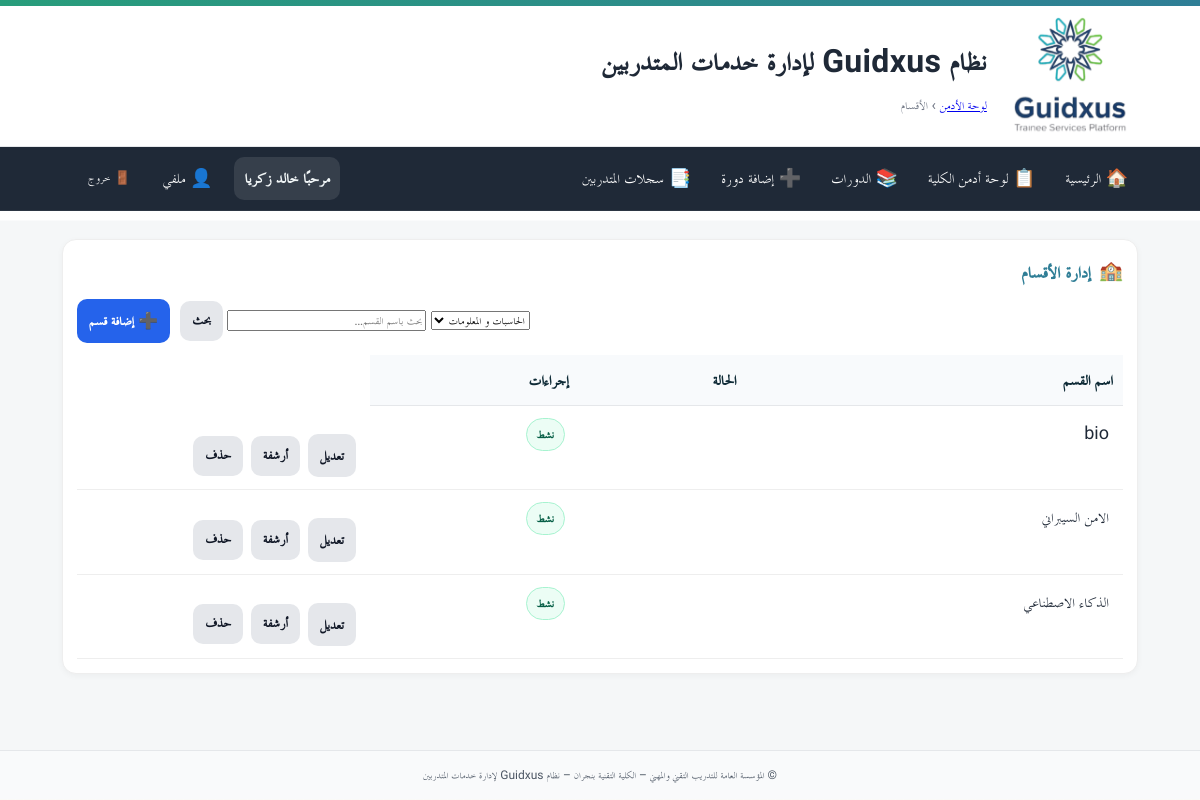
The page /admin/departments/ (signed in) on the database its author committed.
### app/models.py (models this page shows)
class User(Base):
    __tablename__ = "users"
    id = Column(Integer, primary_key=True, autoincrement=True)
    full_name = Column(String(255), nullable=False)
    username = Column(String(100), unique=True, nullable=False, index=True)
    password_hash = Column(String(255), nullable=False)
    is_admin = Column(Boolean, default=False, nullable=False)   # سوبر أدمن (صلاحيات كاملة)
    is_college_admin = Column(Boolean, default=False, nullable=False)  # أدمن كلية (صلاحيات في نطاق كلية واحدة)
    college_admin_college = Column(String(255), nullable=True)  # الكلية التي يديرها أدمن الكلية
    is_hod = Column(Boolean, default=False, nullable=False)      # رئيس قسم؟
    is_doc = Column(Boolean, default=False, nullable=False)      # 👈 طبيب الكلية (جديد)
    doctor_college = Column(String(255), nullable=True)          # الكلية التي يعمل فيها الطبيب
    hod_college = Column(String(255), nullable=True)             # كلية رئيس القسم (إن وُجد)
    is_active = Column(Boolean, default=True, nullable=False)
    must_change_password = Column(Boolean, default=True, nullable=False)  # يجب تغيير كلمة المرور عند أول دخول
    created_at = Column(DateTime, server_default=func.now(), nullable=False)
    updated_at = Column(DateTime, onupdate=func.now())
    headed_departments = relationship(
        "Department",
        back_populates="head_user",
        foreign_keys="Department.head_user_id",
        lazy="selectin",
    )
    login_logs = relationship(
        "LoginLog",
        back_populates="user",
        cascade="all, delete-orphan",
        passive_deletes=True,
        lazy="selectin",
    )

class Department(Base):
    __tablename__ = "departments"
    id = Column(Integer, primary_key=True, index=True)
    name = Column(String(255), nullable=False)       # مثال: "تقنية إدارة أنظمة الشبكات - كلية نجران"
    college = Column(String(255), nullable=False)
    is_active = Column(Boolean, nullable=False, default=True)
    head_user_id = Column(Integer, ForeignKey("users.id", ondelete="SET NULL"), nullable=True)
    head_user = relationship(
        "User",
        foreign_keys=[head_user_id],
        back_populates="headed_departments",
        lazy="joined",
    )
    hod_name = Column(String(255), nullable=True)
    created_at = Column(DateTime, server_default=func.now(), nullable=False)
    updated_at = Column(DateTime, server_default=func.now(), onupdate=func.now(), nullable=False)
    __table_args__ = (
        Index("idx_departments_name", "name"),
        Index("idx_departments_college", "college"),
    )

### app/routers/admin_departments.py (the view)
@router.get("")
@router.get("/")
def departments_list(
    request: Request,
    admin=Depends(require_admin),
    db: Session = Depends(get_db),
    college: Optional[str] = None,
    q: Optional[str] = None,
):
    current_user = get_current_user(request, db)
    if current_user and current_user.is_college_admin and current_user.college_admin_college:
        college = normalize(current_user.college_admin_college)
    colleges = get_distinct_colleges(db)
    query = (
        db.query(Department)
        .options(joinedload(Department.head_user))
        .order_by(Department.name.asc())
    )
    if college:
        query = query.filter(
            func.trim(func.replace(Department.college, "  ", " ")) == normalize(college)
        )
    if q:
        like = f"%{q.strip()}%"
        query = query.filter(Department.name.ilike(like))
    deps = query.all()
    return templates.TemplateResponse(
        "admin/departments_list.html",
        {
            "request": request,
            "departments": deps,
            "colleges": colleges,
            "selected_college": college or "",
            "q": q or "",
        },
    )

### app/templates/admin/departments_list.html (shortened to what this page needs)
{% extends "base.html" %}
{% block breadcrumb %}
  <a href="/admin/">لوحة الأدمن</a> › <span>الأقسام</span>
{% endblock %}
{% block content %}
<div class="card">
  <div class="card-head">
    <div class="card-icon">🏫</div>
    <h3>إدارة الأقسام</h3>
  </div>
  <div class="toolbar">
    <form class="grow" method="get" action="/admin/departments">
      <select name="college" onchange="this.form.submit()">
        {% for c in colleges %}
          <option value="{{ c }}" {% if selected_college==c %}selected{% endif %}>{{ c }}</option>
        {% endfor %}
      </select>
      <input type="search" name="q" value="{{ q }}" placeholder="بحث باسم القسم…">
      <button class="btn btn-secondary" type="submit">بحث</button>
    </form>
    <a class="btn btn-primary" href="/admin/departments/new?college={{ selected_college }}">➕ إضافة قسم</a>
  </div>
  <div class="table-wrap">
    <table class="tbl">
      <thead>
        <tr>
          <th style="width:36%">اسم القسم</th>
          <th style="width:16%">الحالة</th>
          <th style="width:20%">إجراءات</th>
        </tr>
      </thead>
      <tbody>
        {% for d in departments %}
        <tr>
          <td>{{ d.name }}</td>
          <td>
          </td>
          <td>
            {% if d.is_active %}
              <span class="badge badge-on">نشط</span>
            {% else %}
              <span class="badge badge-off">مؤرشف</span>
            {% endif %}
          </td>
          <td class="actions">
            <a class="btn btn-secondary" href="/admin/departments/{{ d.id }}/edit">تعديل</a>
            <form method="post" action="/admin/departments/{{ d.id }}/toggle" style="display:inline">
              <button class="btn btn-secondary" type="submit">{{ 'أرشفة' if d.is_active else 'استعادة' }}</button>
            </form>
            <form method="post" action="/admin/departments/{{ d.id }}/delete" style="display:inline" onsubmit="return confirm('سيتم حذف القسم نهائيًا. متابعة؟')">
              <button class="btn btn-secondary" type="submit">حذف</button>
            </form>
          </td>
        </tr>
        {% else %}
        <tr>
          <td colspan="4" class="muted">لا توجد أقسام مطابقة.</td>
        </tr>
        {% endfor %}
      </tbody>
    </table>
  </div>
</div>
{% endblock %}

### app/templates/base.html (shortened to what this page needs)
<!doctype html>
<html lang="ar" dir="rtl">
<head>
  <link rel="stylesheet" href="/static/css/app.css">
  <link rel="stylesheet" href="/static/css/custom.css">
</head>
<body>
  <header class="site-header">
    <div class="topband"></div>
    <div class="header-inner">
      {% if ui_logo_url %}
        <img src="{{ ui_logo_url }}" alt="{{ app_name or 'Logo' }}" class="logo">
      {% else %}
        <img src="/static/images/favicon.ico" alt="{{ app_name or 'Logo' }}" class="logo">
      {% endif %}
      <div class="titles">
        <h1 class="site-title">نظام Guidxus لإدارة خدمات المتدربين</h1>
        <div class="breadcrumb">{% block breadcrumb %}{% endblock %}</div>
      </div>
    </div>
  </header>
  <nav class="main-nav">
    <div class="nav-inner">
      <a href="/">🏠 الرئيسية</a>
      {% set cu = request.session.get('user') %}
      {% set display_name = (cu.get('full_name') if cu and cu.get('full_name') else (cu.get('username') if cu and cu.get('username') else 'مستخدم')) %}
      {% if cu %}
        {% if cu.get('is_college_admin') %}
          <a href="/admin/">📋 لوحة أدمن الكلية</a>
          <a href="/hod/courses">📚 الدورات</a>
          <a href="/hod/courses/new">➕ إضافة دورة</a>
          <a href="/hod/skills-record">📑 سجلات المتدربين</a>
        {% endif %}
        <div class="navbar-right">
          <span class="greeting">مرحبًا {{ display_name }}</span>
          <a href="/profile/" class="btn-link" title="ملفي الشخصي">👤 ملفي</a>
          <form method="post" action="/auth/logout" style="margin:0;">
            <button class="btn-link btn-logout" title="تسجيل الخروج">🚪 خروج</button>
          </form>
        </div>
      {% else %}
        <div class="nav-spacer"></div>
        <a href="/auth/login">🔐 تسجيل الدخول</a>
      {% endif %}
    </div>
  </nav>
  <main class="container">
    {% block content %}{% endblock %}
  </main>
  <footer class="site-footer">
    <div class="container">
      <small>
        {{ ui_footer or "© المؤسسة العامة للتدريب التقني والمهني – الكلية التقنية بنجران – نظام Guidxus لإدارة خدمات المتدربين" }}
      </small>
    </div>
  </footer>
</body>
</html>

### app/static/css/app.css (style rules this page uses)
:root { --tvtc-green-1:#7EC6A4; --tvtc-green-2:#289D7B; --tvtc-blue-1:#6BB6C8; --tvtc-blue-2:#2F7E96; --tvtc-gray-1:#F5F7F8; --tvtc-gray-2:#E5E7EA; --tvtc-gray-3:#6B7280; --tvtc-black:#1F2937; --tvtc-ivory:#FAFAF7; }
* { box-sizing:border-box; font-family:"Cairo","TraditionalArabicCustom","MajallaCustom","Noto Kufi Arabic","Segoe UI",Arial,sans-serif; }
body { margin:0; background:linear-gradient(180deg,var(--tvtc-ivory),#fff 220px,var(--tvtc-gray-1) 221px); color:var(--tvtc-black); font-size:18px; line-height:1.7; }
.container { max-width:1100px; margin-inline:auto; padding:16px; }
.site-header { background:#fff; border-bottom:1px solid var(--tvtc-gray-2); }
.header-inner { display:flex; align-items:center; gap:16px; padding-block:12px; }
.logo { height:56px; width:auto; filter: drop-shadow(0 1px 0 rgba(0,0,0,.05)); }
.site-title { margin:0; color:var(--tvtc-blue-2); font-weight:700; letter-spacing:.3px; }
.breadcrumb { color:var(--tvtc-gray-3); font-size:.9rem; }
.topband { height:6px; background:linear-gradient(90deg,var(--tvtc-green-2),var(--tvtc-blue-2)); }
.site-footer { margin-top:40px; background:#fff; border-top:1px solid var(--tvtc-gray-2); padding:16px; color:var(--tvtc-gray-3); text-align:center; }
.card { background:#fff; border:1px solid var(--tvtc-gray-2); border-radius:12px; padding:16px; margin-block:12px; box-shadow:0 2px 6px rgba(0,0,0,.04); }
.card-head { display:flex; align-items:center; gap:10px; margin-bottom:8px; }
.card-head h3 { margin:0; font-weight:800; color:var(--tvtc-blue-2); }
.card-icon { font-size:1.1rem; opacity:.9; }
.actions { display:flex; gap:12px; justify-content:flex-start; margin-top:16px; }
.btn { display:inline-block; padding:12px 18px; border-radius:10px; border:1px solid transparent; text-decoration:none; font-weight:800; font-size:1rem; cursor:pointer; }
.btn-primary { background:var(--tvtc-blue-2); color:#fff; }
.btn-secondary { background:#fff; color:var(--tvtc-blue-2); border-color:var(--tvtc-blue-2); }
.table-wrap { overflow:auto; }
table.tbl { width:100%; border-collapse:separate; border-spacing:0 8px; }
table.tbl thead th { background:#f8fafc; color:#0f2b37; padding:10px; font-weight:800; text-align:right; border-bottom:1px solid var(--tvtc-gray-2); }
table.tbl tbody tr { background:#fff; border:1px solid var(--tvtc-gray-2); }
table.tbl td { padding:10px; vertical-align:top; }
.badge { display:inline-block; padding:4px 8px; border-radius:999px; font-size:.85rem; font-weight:800; }
.main-nav { background: #1f2937; color: #fff; border-bottom: 1px solid rgba(255,255,255,.06); }
.main-nav .nav-inner { display: flex; gap: 10px; align-items: center; padding: 10px 12px; max-width: 1100px; margin: 0 auto; }
.main-nav a { color:#fff; text-decoration:none; padding:6px 10px; border-radius:8px; }
.main-nav form { margin-inline-start: auto; }
.btn-link { background: transparent; color: #fff; border: 0; cursor: pointer; padding: 6px 10px; border-radius: 8px; }

### app/static/css/custom.css (style rules this page uses)
.nav-inner a { display: inline-flex; align-items: center; gap: 6px; color: #fff; text-decoration: none; padding: 6px 10px; border-radius: 8px; }
.nav-inner .btn-link { display: inline-flex; align-items: center; gap: 6px; background: transparent; color: #fff; border: 0; cursor: pointer; padding: 6px 10px; border-radius: 8px; }
.navbar-right { display: flex; align-items: center; gap: 12px; }
.greeting { font-weight: 700; color: #f0f5f6; background: rgba(255, 255, 255, 0.10); padding: 6px 10px; border-radius: 10px; }
.btn-logout { margin-left: 40px; }
.btn-logout { margin-left: 16px; }
.card { background: #fff; border: 1px solid #eee; border-radius: 14px; padding: 14px; margin-bottom: 12px; }
.card-head { display: flex; align-items: center; gap: 8px; margin-bottom: 10px; }
.card-icon { font-size: 1.2rem; }
.actions { display: flex; gap: 8px; align-items: center; }
.btn { padding: 8px 12px; border-radius: 10px; border: 0; cursor: pointer; }
.btn-primary { background: #2563eb; color: #fff; }
.btn-secondary { background: #e5e7eb; color: #111827; }
.site-footer { background: #f9fafb; padding: 12px 0; text-align: center; font-size: .9rem; color: #4b5563; }

### rows shown on the page
User: full_name "خالد زكريا"
Department: name "bio", shows "نشط", is_active "أرشفة"
Department: name "الامن السيبراني", shows "نشط", is_active "أرشفة"
Department: name "الذكاء الاصطناعي", shows "نشط", is_active "أرشفة"

### other values the page prints
form field college "الحاسبات و المعلومات"
